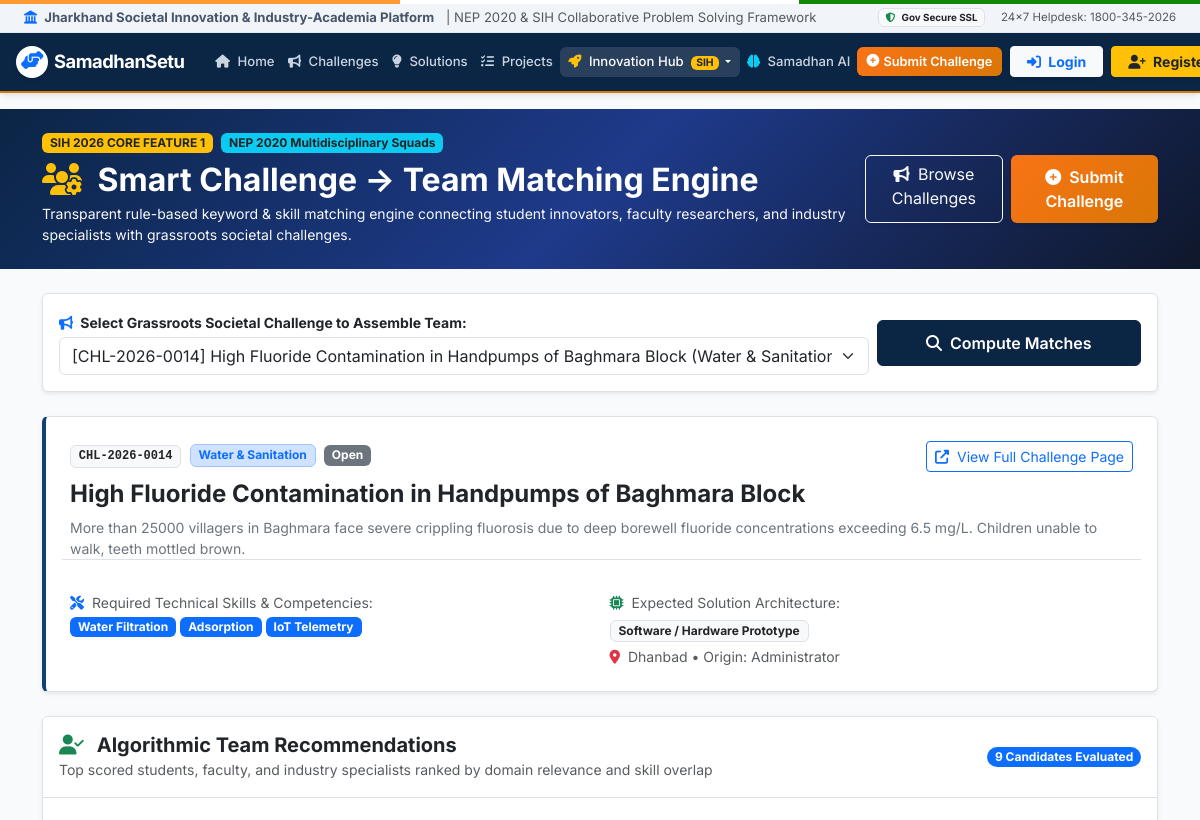
/smart-team (upper part), run on an earlier commit of the app's database.
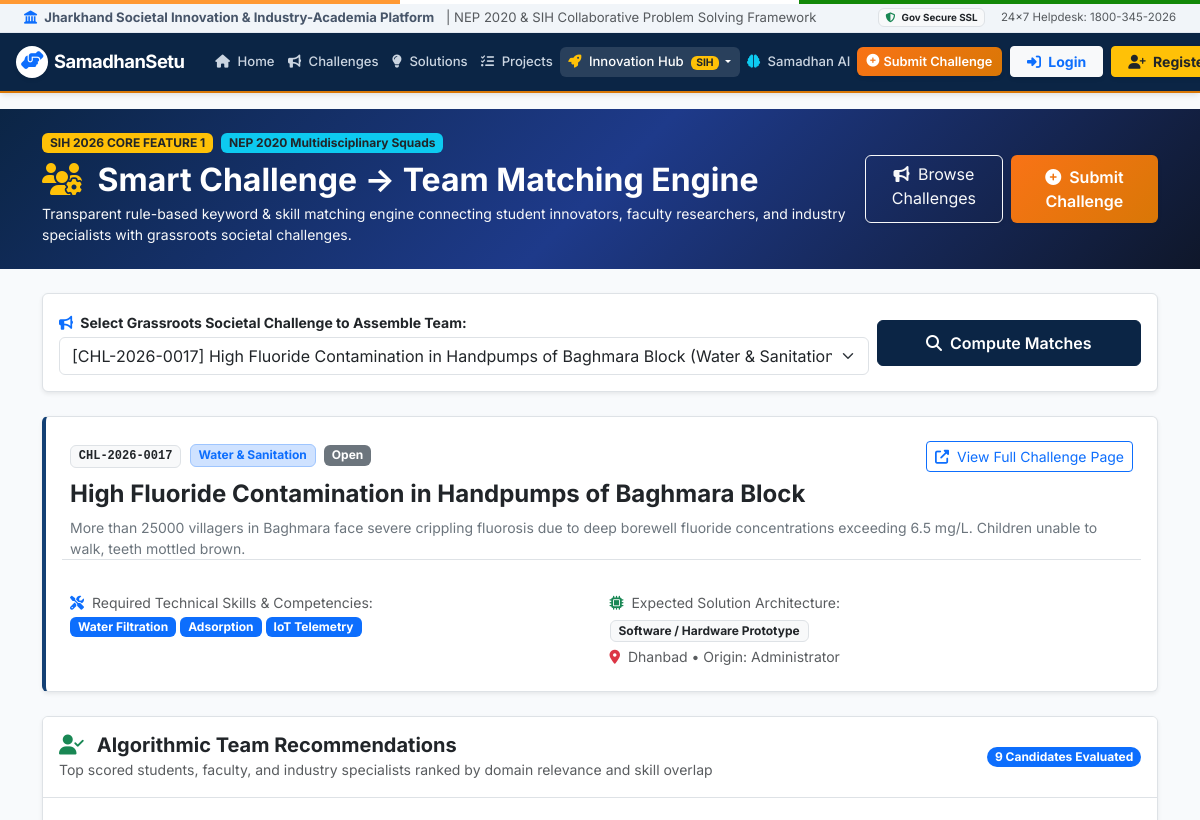
And on a later commit of the database.
### app.py (models this page shows, shortened)
class Challenge(db.Model):
    __tablename__ = 'challenges'
    id = db.Column(db.Integer, primary_key=True)
    title = db.Column(db.String(250), nullable=False)
    description = db.Column(db.Text, nullable=False)
    category = db.Column(db.String(80), nullable=False)
    department = db.Column(db.String(150), nullable=False, default='General Administration')
    location = db.Column(db.String(150), nullable=False)
    priority = db.Column(db.String(30), nullable=False, default='Medium') # Low, Medium, High, Critical
    status = db.Column(db.String(50), default='Open') # Open, Under Review, Verified, In Progress, Pilot, Implemented, Closed
    created_date = db.Column(db.DateTime, default=datetime.utcnow)
    deadline = db.Column(db.DateTime, nullable=True)
    organization = db.Column(db.String(200), nullable=False, default='Municipal Corporation')
    required_skills = db.Column(db.Text, nullable=True)
    submitter_type = db.Column(db.String(100), default='Citizen / Resident')
    district = db.Column(db.String(100), default='Ranchi')
    block = db.Column(db.String(100), nullable=True)
    media_url = db.Column(db.String(255), nullable=True)
    document_url = db.Column(db.String(255), nullable=True)
    assigned_university = db.Column(db.String(200), nullable=True)
    nep_aligned = db.Column(db.Boolean, default=True)
    expected_solution_type = db.Column(db.String(100), default='Software / Hardware Prototype')
    affected_population = db.Column(db.String(200), default='General Community')
    people_affected_count = db.Column(db.Integer, default=10000)
    existing_solutions = db.Column(db.Text, nullable=True)
    shortcomings = db.Column(db.Text, nullable=True)
    required_technology = db.Column(db.Text, nullable=True)
    expected_outcome = db.Column(db.Text, nullable=True)
    ai_impact_score = db.Column(db.Integer, default=85)
    views_count = db.Column(db.Integer, default=240)
    followers_count = db.Column(db.Integer, default=28)
    created_by_id = db.Column(db.Integer, db.ForeignKey('users.id'), nullable=True)
    submitter_aadhaar_masked = db.Column(db.String(30), nullable=True)
    submitter_phone = db.Column(db.String(30), nullable=True)
    solutions = db.relationship('Solution', backref='challenge', lazy=True, cascade='all, delete-orphan')
    projects = db.relationship('Project', backref='challenge', lazy=True)
    invitations = db.relationship('TeamInvitation', backref='challenge', lazy=True, cascade='all, delete-orphan')
    problem_dna = db.relationship('ProblemDNA', backref='challenge', uselist=False, lazy=True, cascade='all, delete-orphan')
    @property
    def code(self):
        return f"CHL-2026-{self.id:04d}"
    @property
    def severity(self):
        return self.priority
    @property
    def created_at(self):
        return self.created_date

### app.py (the view)
@app.route('/team-matching')
@app.route('/smart-team')
def smart_team():
    challenge_id = request.args.get('challenge_id', type=int)
    all_challenges = deduplicate_challenges(Challenge.query.order_by(Challenge.created_date.desc()).all())
    selected_challenge = None
    if challenge_id:
        selected_challenge = Challenge.query.get(challenge_id)
    if not selected_challenge and all_challenges:
        selected_challenge = all_challenges[0]
    recommendations = []
    if selected_challenge:
        recommendations = calculate_smart_team_recommendations(selected_challenge, max_recommendations=9)
    user = get_current_user()
    sent_invitations = []
    received_invitations = []
    if user:
        sent_invitations = TeamInvitation.query.filter_by(inviter_user_id=user.id).order_by(TeamInvitation.created_at.desc()).all()
        received_invitations = TeamInvitation.query.filter_by(invitee_user_id=user.id).order_by(TeamInvitation.created_at.desc()).all()
    return render_template('smart_team.html',
        challenges=all_challenges,
        selected_challenge=selected_challenge,
        recommendations=recommendations,
        sent_invitations=sent_invitations,
        received_invitations=received_invitations,
        current_user=user
    )

### app.py (called while the page is built)
def get_current_user():
    if 'user_id' in session:
        return User.query.get(session['user_id'])
    return None

def deduplicate_challenges(challenges_list):
    if not challenges_list:
        return []
    seen_ids = set()
    seen_titles = set()
    unique_challenges = []
    for c in challenges_list:
        cid = getattr(c, 'id', None)
        raw_title = getattr(c, 'title', '') or ''
        norm_title = raw_title.strip().lower()
        if cid is not None and cid in seen_ids:
            continue
        if norm_title and norm_title in seen_titles:
            continue
        if cid is not None:
            seen_ids.add(cid)
        if norm_title:
            seen_titles.add(norm_title)
        unique_challenges.append(c)
    return unique_challenges

### templates/smart_team.html (shortened to what the changed rows need)
{% extends "base.html" %}
{% block content %}
<div class="bg-primary text-white py-4 mb-4" style="background: linear-gradient(135deg, #0b2545 0%, #1e3a8a 50%, #0f172a 100%);">
    <div class="container">
        <div class="d-flex flex-column flex-md-row justify-content-between align-items-md-center gap-3">
            <div>
                <h2 class="fw-bold mb-1 text-white"><i class="fas fa-users-cog text-warning me-2"></i> Smart Challenge → Team Matching Engine</h2>
            </div>
        </div>
    </div>
</div>
<div class="container mb-5">
    <div class="card border shadow-sm mb-4 bg-white">
        <div class="card-body p-3">
            <form method="GET" action="{{ url_for('smart_team') }}" class="row g-2 align-items-center">
                <div class="col-md-9">
                    <label class="form-label small fw-bold text-dark mb-1">
                        <i class="fas fa-bullhorn text-primary me-1"></i> Select Grassroots Societal Challenge to Assemble Team:
                    </label>
                    <select name="challenge_id" class="form-select" onchange="this.form.submit()">
                        {% for ch in challenges %}
                        <option value="{{ ch.id }}" {% if selected_challenge and selected_challenge.id == ch.id %}selected{% endif %}>
                            [{{ ch.code }}] {{ ch.title }} ({{ ch.category }})
                        </option>
                        {% endfor %}
                    </select>
                </div>
            </form>
        </div>
    </div>
    {% if selected_challenge %}
    <div class="card border shadow-sm mb-4 bg-white" style="border-left: 4px solid #134074 !important;">
        <div class="card-body p-4">
            <div class="d-flex flex-wrap justify-content-between align-items-start gap-2 mb-2">
                <div>
                    <span class="badge bg-light text-dark border font-monospace me-1">{{ selected_challenge.code }}</span>
                    <span class="badge bg-primary-subtle text-primary border border-primary-subtle me-1">{{ selected_challenge.category }}</span>
                    <span class="badge {% if selected_challenge.status == 'Verified' %}bg-success{% else %}bg-secondary{% endif %} text-white">{{ selected_challenge.status }}</span>
                </div>
                <a href="{{ url_for('challenge_detail', challenge_id=selected_challenge.id) }}" class="btn btn-sm btn-outline-primary">
                    <i class="fas fa-external-link-alt me-1"></i> View Full Challenge Page
                </a>
            </div>
            <h4 class="fw-bold text-dark mb-2">{{ selected_challenge.title }}</h4>
            <p class="text-secondary small mb-3">{{ selected_challenge.description[:320] }}{% if selected_challenge.description|length > 320 %}...{% endif %}</p>
            <div class="row g-3 pt-3 border-top">
                <div class="col-md-6">
                    <span class="text-muted small d-block mb-1"><i class="fas fa-tools text-primary me-1"></i> Required Technical Skills & Competencies:</span>
                    <div class="d-flex flex-wrap gap-1">
                        {% if selected_challenge.required_skills %}
                            {% for skill in selected_challenge.required_skills.split(',') %}
                            <span class="badge bg-primary text-white px-2 py-1">{{ skill.strip() }}</span>
                            {% endfor %}
                        {% else %}
                            <span class="badge bg-light text-dark border">General Problem Solving</span>
                            <span class="badge bg-light text-dark border">Interdisciplinary Engineering</span>
                        {% endif %}
                    </div>
                </div>
                <div class="col-md-6">
                    <span class="text-muted small d-block mb-1"><i class="fas fa-microchip text-success me-1"></i> Expected Solution Architecture:</span>
                    <span class="badge bg-light text-dark border px-2 py-1">
                        {{ selected_challenge.expected_solution_type or 'Hardware + Software + Field Implementation' }}
                    </span>
                    <div class="text-muted small mt-1">
                        <i class="fas fa-map-marker-alt me-1 text-danger"></i> {{ selected_challenge.district or 'Jharkhand' }}
                        &bull; Origin: {{ selected_challenge.creator.full_name if selected_challenge.creator else 'Citizen Innovator' }}
                    </div>
                </div>
            </div>
        </div>
    </div>
    <div class="card border shadow-sm mb-5 bg-white">
        <div class="card-header bg-white py-3 border-bottom d-flex justify-content-between align-items-center">
            <div>
                <h5 class="fw-bold text-dark mb-0">
                    <i class="fas fa-user-check text-success me-2"></i> Algorithmic Team Recommendations
                </h5>
                <small class="text-muted">Top scored students, faculty, and industry specialists ranked by domain relevance and skill overlap</small>
            </div>
            <span class="badge bg-primary rounded-pill">{{ recommendations|length }} Candidates Evaluated</span>
        </div>
        <div class="card-body p-4">
            {% if recommendations %}
            <div class="row g-4">
            </div>
            {% else %}
            <div class="text-center py-5">
                <i class="fas fa-user-friends text-muted fa-3x mb-3"></i>
                <h5 class="fw-bold text-dark">No Candidates Available Yet</h5>
                <p class="text-muted small">Innovators registering with relevant skillsets will automatically appear here.</p>
            </div>
            {% endif %}
        </div>
    </div>
    {% endif %}
</div>
{% endblock %}

What changed in the data, as far as the page shows it:
no longer on this page (row unchanged): Challenge: code "CHL-2026-0014", category "Water & Sanitation", status "Open", title "High Fluoride Contamination in Handpumps of Baghmara Block", description "More than 25000 villagers in Baghmara face severe crippling fluorosis due to deep borewell fluoride concentrations exceeding 6.5 mg/L. Children unable to walk, teeth mottled brown.", expected_solution_type "Software / Hardware Prototype", district "Dhanbad"
added Challenge: code "CHL-2026-0017", category "Water & Sanitation", status "Open", title "High Fluoride Contamination in Handpumps of Baghmara Block", description "More than 25000 villagers in Baghmara face severe crippling fluorosis due to deep borewell fluoride concentrations exceeding 6.5 mg/L. Children unable to walk, teeth mottled brown.", expected_solution_type "Software / Hardware Prototype", district "Dhanbad"
Also different on the page:
form field challenge_id: "[CHL-2026-0014] High Fluoride Contamination in Handpumps of Baghmara Block (Water & Sanitation)" → "[CHL-2026-0017] High Fluoride Contamination in Handpumps of Baghmara Block (Water & Sanitation)"
